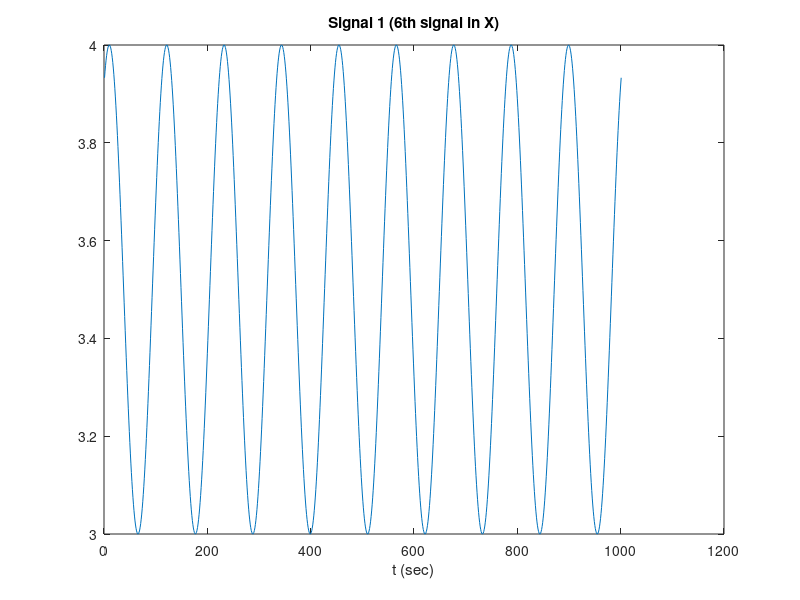
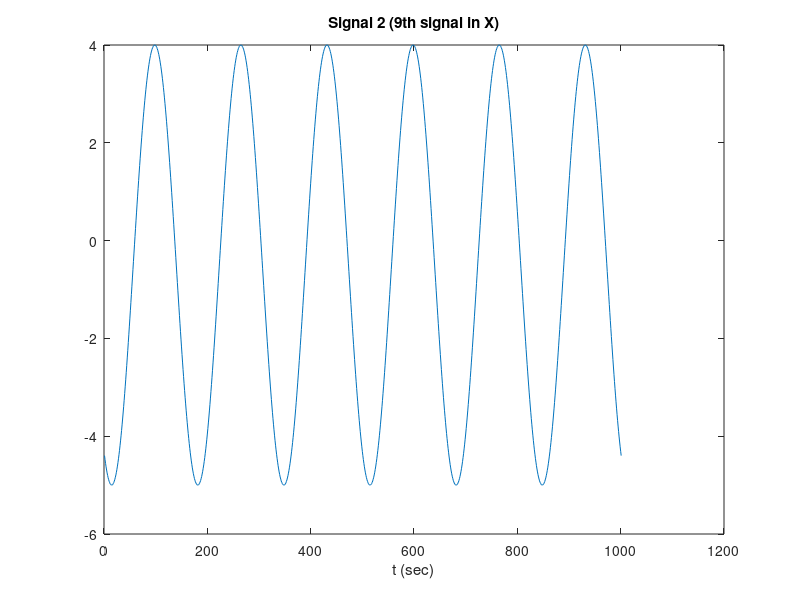
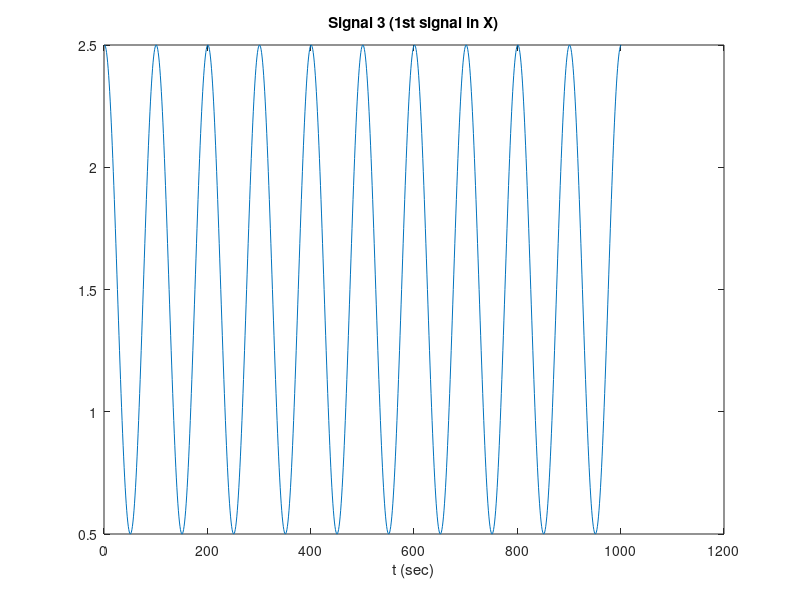

The MATLAB source for these figures, in order: (Note: this script raises an error after producing the figures.)
%{
    Basics of Signals and Systems (Fall 2019-2020)
    Computer Assignment 1
  
    @author: Fuad Aghazada
    @id: 21503691
    @date: 27.10.2019
%}

% Loading the data matrix X
load('data.mat', 'X');

% Sampling parameters
sampling_rate = 1000;

% Selecting 3 signals: 6, 9, 1
signal1 = X(6,:);
signal2 = X(9,:);
signal3 = X(1,:);

% Plotting the signals seperately
plot(signal1)
title("Signal 1 (6th signal in X)")
xlabel("t (sec)")

figure

plot(signal2)
title("Signal 2 (9th signal in X)")
xlabel("t (sec)")

figure

plot(signal3)
title("Signal 3 (1st signal in X)")
xlabel("t (sec)");

% Estimating the parameters of the signals
[C1, A1, f1, phi1] = parameters_of_sin(sampling_rate, signal1);
[C2, A2, f2, phi2] = parameters_of_sin(sampling_rate, signal2);
[C3, A3, f3, phi3] = parameters_of_sin(sampling_rate, signal3);

% Displaying the signal in the given format
display_format = 'x_%d(t) = %+.2f %+.2f cos(%.2f t %+.2f)\n';
fprintf(display_format, 1, C1, A1, 2 * pi * f1, phi1 * (pi / 180));
fprintf(display_format, 2, C2, A2, 2 * pi * f2, phi2 * (pi / 180));
fprintf(display_format, 3, C3, A3, 2 * pi * f3, phi3 * (pi / 180));

% Function for estimating the parameters of the signals
function [C, A, f, phi] = parameters_of_sin(fs, x)

min_value = min(x);                                     % Minimum value of signal x
max_value = max(x);                                     % Maximum value of signal x

% Calculating Amplitude and DC value
A = round(abs(max_value - min_value) / 2, 2);           % Amplitude of signal x
C = round((max_value - A), 2);                          % DC value of the signal x

% Calculating Cyclic frequency and phase shift
max_compare_value = C + A - A / 1000;                   % Compare value for finding first max peak
min_compare_value = C - A + A / 1000;                   % Compare value for finding first min peak

max_peak_idxs = find(x > max_compare_value);            % Vector of indices in which signal values is greater than max compare value
min_peak_idxs = find(x < min_compare_value);            % Vector of indices in which signal values is less than min compare value

first_max_idx = max_peak_idxs(1);                       % First max index among the indices
first_min_idx = min_peak_idxs(1);                       % First min index among the indices

number_of_samples = abs(first_max_idx - first_min_idx); % Number of samples in a period

fprintf("Max peak index: %d\n", first_max_idx);
fprintf("Min peak index: %d\n", first_min_idx);
fprintf("Number of samples: %d\n", number_of_samples);

f = round(fs / (2 * number_of_samples), 2);             % Cyclic frequency

t_shift = (first_max_idx - 0) / fs;                     % Time shift of signal

phi = -2*pi*f*t_shift;                                  % Phase shift
phi = round(phi * (180 / pi), 2);                       % Converting to degrees

end

